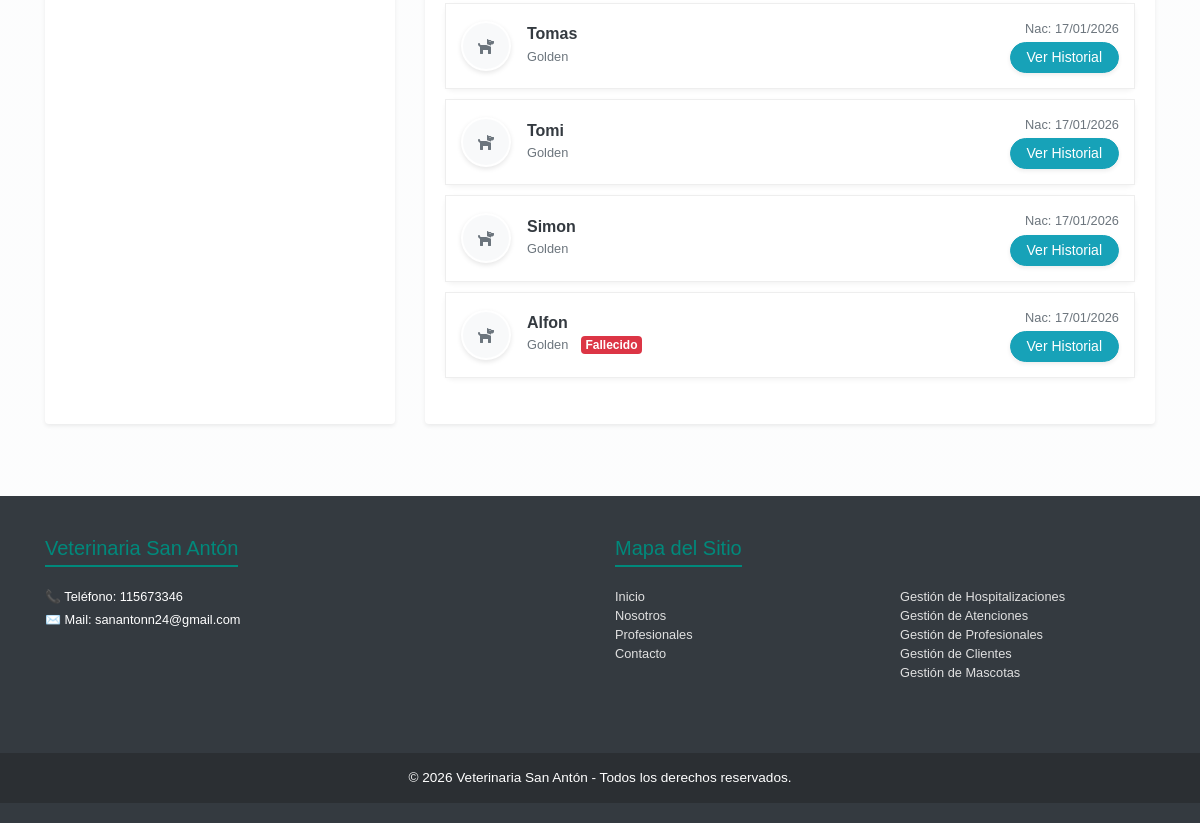
The page /vistaAdmin/detalle-cliente.php?id=3 (signed in, lower part) on the database as committed earlier.
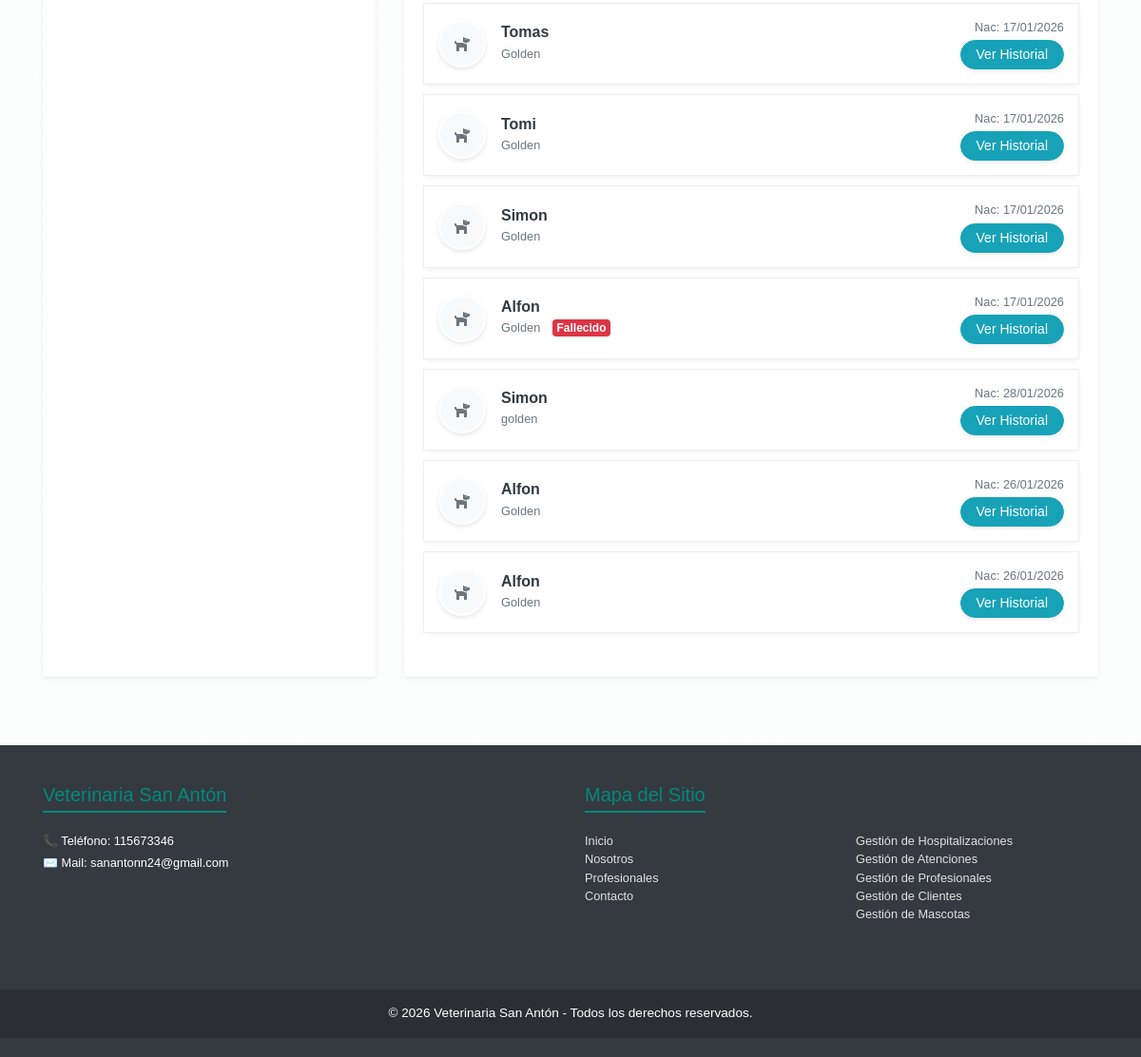
The same page on the database as committed later.
### tables this page shows
CREATE TABLE `mascotas` (
  `id` int NOT NULL AUTO_INCREMENT,
  `id_cliente` int NOT NULL,
  `nombre` varchar(255) NOT NULL,
  `foto` varchar(320) DEFAULT NULL,
  `raza` varchar(100) DEFAULT NULL,
  `fecha_nac` date DEFAULT NULL,
  `fecha_mue` date DEFAULT NULL,
  `pesoMascota` int DEFAULT NULL,
  PRIMARY KEY (`id`),
  KEY `fk_id_cliente_mascota` (`id_cliente`),
  CONSTRAINT `fk_id_cliente_mascota` FOREIGN KEY (`id_cliente`) REFERENCES `clientes` (`id`) ON DELETE CASCADE ON UPDATE CASCADE
);

### shared/consultas_detalle_cliente.php (called while the page is built, shortened)
<?php
$id = isset($_GET['id']) ? intval($_GET['id']) : 0;
require_once '../shared/db.php';
$query = "SELECT u.id, u.nombre, u.email, c.direccion, c.telefono
          FROM usuarios u
          JOIN clientes c ON u.id = c.id
          WHERE u.id = ?";
$stmt = $conn->prepare($query);
$stmt->bind_param("i", $id);
$stmt->execute();
$result = $stmt->get_result();
$cliente = ($result && $result->num_rows > 0) ? $result->fetch_assoc() : null;
$queryMascotas = "SELECT m.id, m.nombre AS mascota_nombre, m.raza, m.fecha_nac, m.fecha_mue, m.foto
                  FROM mascotas m
                  WHERE m.id_cliente = ?";
$stmtMascotas = $conn->prepare($queryMascotas);
$stmtMascotas->bind_param("i", $id);
$stmtMascotas->execute();
$resultMascotas = $stmtMascotas->get_result();
?>

### vistaAdmin/detalle-cliente.php (the view, shortened to what this page needs)
<?php require_once '../shared/consultas_detalle_cliente.php'; ?>
<!DOCTYPE html>
<html lang="es">
<head>
    <link href="https://stackpath.bootstrapcdn.com/bootstrap/4.5.2/css/bootstrap.min.css" rel="stylesheet">
    <link rel="stylesheet" href="https://cdnjs.cloudflare.com/ajax/libs/font-awesome/5.15.4/css/all.min.css">
    <link rel="stylesheet" href="https://cdn.datatables.net/1.11.5/css/dataTables.bootstrap4.min.css">
    <link href="../styles.css" rel="stylesheet">
</head>
<body class="bg-light">
    <?php require_once '../shared/navbar.php'; ?>
    <div class="container mt-5 mb-5">
        <?php if ($cliente): ?>
            <div class="row">
                <div class="col-lg-4 mb-4">
                    <div class="card shadow-sm border-0 profile-card h-100">
                        <div class="card-body text-center p-4">
                        </div>
                    </div>
                </div>
                <div class="col-lg-8">
                    <div class="card shadow-sm border-0 mb-4">
                        <div class="card-body">
                            <?php if ($resultMascotas && $resultMascotas->num_rows > 0): ?>
                                <table id="tablaMascotas" class="table w-100">
                                    <tbody>
                                        <?php while ($mascota = $resultMascotas->fetch_assoc()): ?>
                                            <tr>
                                                <td>
                                                    <div class="d-flex align-items-center justify-content-between">
                                                        <div class="d-flex align-items-center">
                                                            <?php if (!empty($mascota['foto'])): ?>
                                                                <img src="<?php echo htmlspecialchars($mascota['foto']); ?>"
                                                                    class="pet-avatar mr-3">
                                                            <?php else: ?>
                                                                <div
                                                                    class="pet-avatar d-flex align-items-center justify-content-center mr-3 bg-light text-muted">
                                                                    <i class="fas fa-dog"></i></div>
                                                            <?php endif; ?>
                                                            <div>
                                                                <h6 class="mb-0 font-weight-bold text-dark">
                                                                    <?php echo htmlspecialchars($mascota['mascota_nombre']); ?></h6>
                                                                <small
                                                                    class="text-muted"><?php echo htmlspecialchars($mascota['raza'] ?? 'Raza desconocida'); ?></small>
                                                                <?php if ($mascota['fecha_mue']): ?><span
                                                                        class="badge badge-danger ml-2">Fallecido</span><?php endif; ?>
                                                            </div>
                                                        </div>
                                                        <div class="text-right">
                                                            <small class="d-block text-muted mb-1"
                                                                data-order="<?php echo strtotime($mascota['fecha_nac']); ?>">Nac:
                                                                <?php echo date('d/m/Y', strtotime($mascota['fecha_nac'])); ?></small>
                                                            <a href="../shared/detalle-mascota.php?idMascota=<?php echo $mascota['id']; ?>"
                                                                class="btn btn-sm btn-info rounded-pill px-3 shadow-sm">Ver
                                                                Historial</a>
                                                        </div>
                                                    </div>
                                                </td>
                                            </tr>
                                        <?php endwhile; ?>
                                    </tbody>
                                </table>
                            <?php endif; ?>
                        </div>
                    </div>
                </div>
            </div>
        <?php endif; ?>
    </div>
    <?php require_once '../shared/footer.php'; ?>
</body>
</html>

### shared/navbar.php (shortened to what this page needs)
<link rel="stylesheet" href="https://cdnjs.cloudflare.com/ajax/libs/font-awesome/5.15.4/css/all.min.css">

### shared/footer.php (shortened to what this page needs)
<footer class="footer-custom mt-5">
  <div class="container">
    <div class="row">
      <div class="col-md-6 mb-4">
        <h5>Veterinaria San Antón</h5>
        <p class="small mb-1">📞 Teléfono: 115673346</p>
        <p class="small mb-1">✉️ Mail: sanantonn24@gmail.com</p>
      </div>
      <div class="col-md-6 mb-4">
        <h5>Mapa del Sitio</h5>
        <div class="row">
          <div class="col-6">
            <ul class="list-unstyled small">
              <li><a href="../index.php">Inicio</a></li>
              <li><a href="../nosotros.php">Nosotros</a></li>
              <li><a href="../profesionales.php">Profesionales</a></li>
              <li><a href="../contactanos.php">Contacto</a></li>
            </ul>
          </div>
          <div class="col-6">
            <ul class="list-unstyled small">
              <?php
              if (isset($_SESSION['usuario_tipo']) && $_SESSION['usuario_tipo'] === 'admin'):
                ?>
                <li><a href="../vistaAdmin/gestionar-hospitalizacion.php">Gestión de Hospitalizaciones</a></li>
                <li><a href="../vistaAdmin/gestionar-atenciones.php">Gestión de Atenciones</a></li>
                <li><a href="../vistaAdmin/gestionar-especialistas.php">Gestión de Profesionales</a></li>
                <li><a href="../vistaAdmin/gestionar-clientes.php">Gestión de Clientes</a></li>
                <li><a href="../vistaAdmin/gestionar-mascotas.php">Gestión de Mascotas</a></li>
              <?php endif; ?>
            </ul>
          </div>
        </div>
      </div>
    </div>
  </div>
  <div class="copyright text-center">
    <div class="container">
      <p class="mb-0 text-center">&copy; 2026 Veterinaria San Antón - Todos los derechos reservados.</p>
    </div>
  </div>
</footer>

### styles.css (style rules this page uses)
body { font-family: 'Arial', sans-serif; background-image: linear-gradient(rgba(255, 255, 255, 0.6), rgba(255, 255, 255, 0.6)), url('https://media.istockphoto.com/id/1540590564/es/vector/mascotas-gato-y-perro-animal-sin-costuras-fondo-de-tema.jpg?s=612x612&w=0&k=20&c=AANoX4gg8XDUbd5-v-PTzES04ybIopdkBEVftaMZCa8='); background-repeat: repeat; background-size: auto; background-color: #e3f2fd; }
.profile-card { border-left: 5px solid #00897b; }
.profile-img-container img, .pet-avatar, .pet-img-container img, #preview-image { width: 100%; height: 100%; object-fit: cover; }
.pet-avatar { width: 50px; height: 50px; border-radius: 50%; background-color: #f8f9fa; border: 2px solid #fff; box-shadow: 0 2px 5px rgba(0, 0, 0, 0.1); }
#tablaMascotas { border-collapse: separate; border-spacing: 0 10px; }
#tablaMascotas tr { background: white; box-shadow: 0 2px 5px rgba(0, 0, 0, 0.05); border-radius: 8px; transition: transform 0.2s; }
#tablaMascotas td { border: 1px solid #eee; padding: 15px; }
.footer-custom { background-color: #343a40; color: #ffffff; padding: 40px 0 20px 0; }
.footer-custom h5 { color: #00897b; border-bottom: 2px solid #00897b; display: inline-block; padding-bottom: 5px; margin-bottom: 20px; }
.footer-custom a { color: #e0e0e0; text-decoration: none; transition: 0.3s; }
.footer-custom .copyright { background-color: #2b2f33; margin-top: 30px; padding: 15px 0; font-size: 0.85rem; }

Rows that differ between the two databases and show on the page:
added mascotas: nombre "Simon", raza "golden", fecha_nac "28/01/2026"
added mascotas: nombre "Alfon", raza "Golden", fecha_nac "26/01/2026"
added mascotas: nombre "Alfon", raza "Golden", fecha_nac "26/01/2026"
